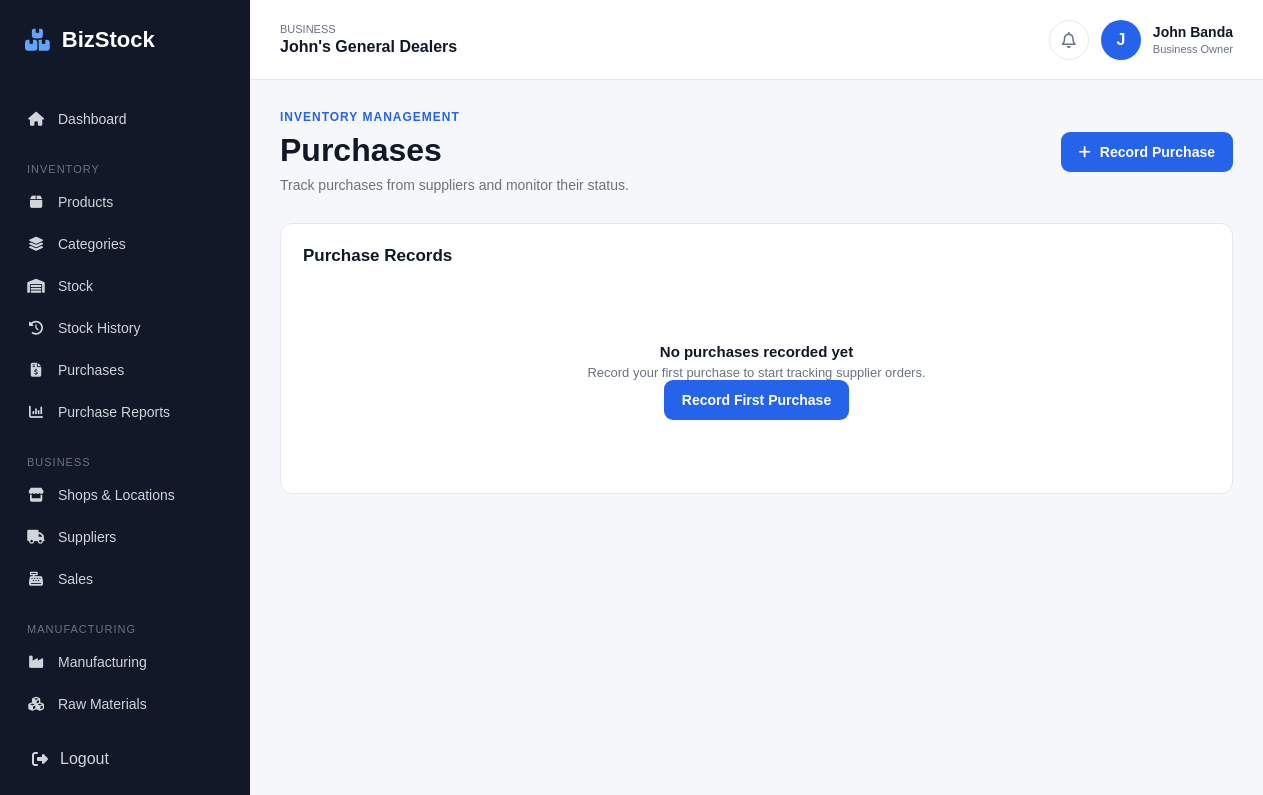
Before: /inventory/purchases/ (signed in) with the older database file.
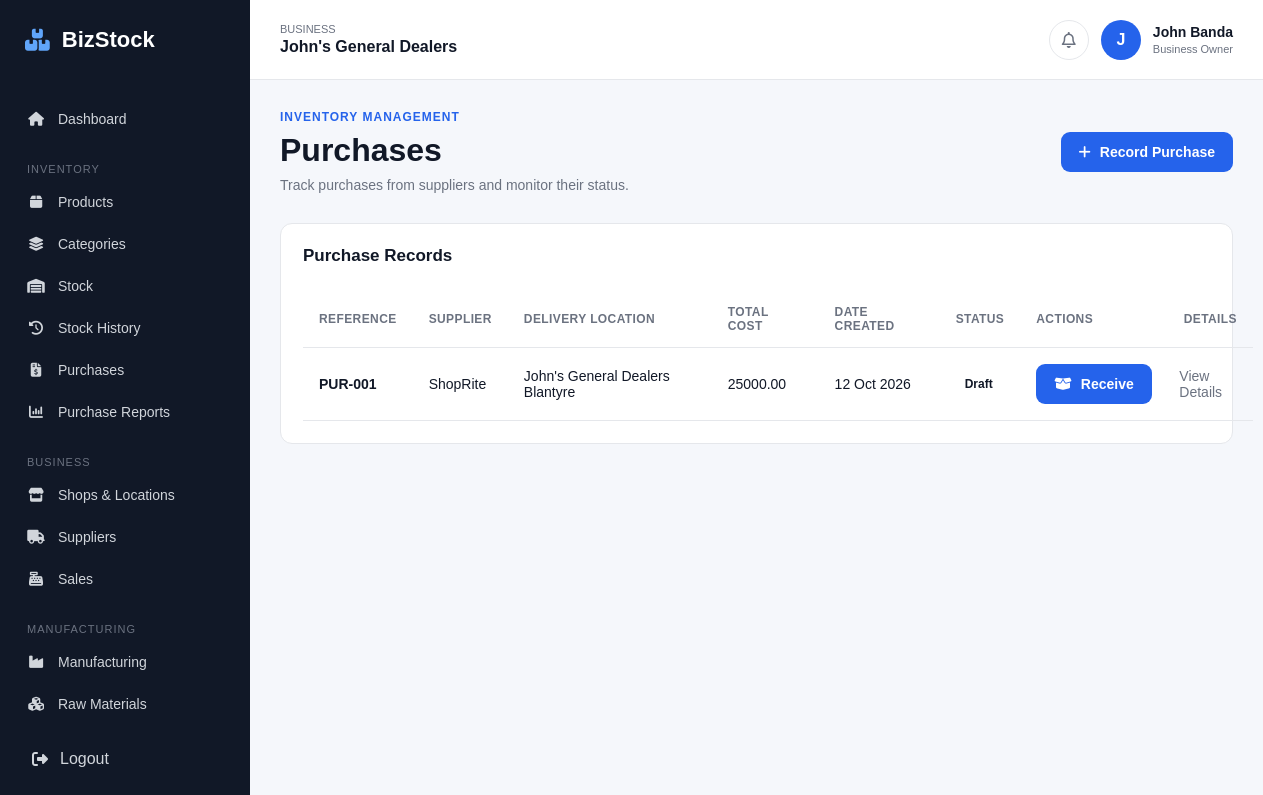
After: the same page with the newer database file.
### inventory/models.py (models this page shows, shortened)
class Purchase(models.Model):
    STATUS_CHOICES = [
        ('draft', 'Draft'),
        ('received', 'Received'),
        ('cancelled', 'Cancelled'),
    ]
    business = models.ForeignKey(
        Business,
        on_delete=models.CASCADE,
        related_name='purchases'
    )
    supplier = models.ForeignKey(
        Supplier,
        on_delete=models.PROTECT,
        related_name='purchases'
    )
    location = models.ForeignKey(
        'shops.Location',
        on_delete=models.PROTECT,
        related_name='purchases'
    )
    reference = models.CharField(
        max_length=100,
        blank=True
    )
    status = models.CharField(
        max_length=20,
        choices=STATUS_CHOICES,
        default='draft'
    )
    notes = models.TextField(blank=True)
    created_by = models.ForeignKey(
        settings.AUTH_USER_MODEL,
        on_delete=models.SET_NULL,
        null=True,
        blank=True
    )
    created_at = models.DateTimeField(
        auto_now_add=True
    )
    received_at = models.DateTimeField(
        null=True,
        blank=True
    )
    class Meta:
        ordering = ['-created_at']
    @property
    def total_cost(self):
        return sum(
            (item.line_total for item in self.items.all()),
            start=Decimal('0.00')
        )

class Supplier(models.Model):
    business = models.ForeignKey(
        Business,
        on_delete=models.CASCADE,
        related_name='suppliers'
    )
    name = models.CharField(max_length=200)
    contact_person = models.CharField(
        max_length=150,
        blank=True
    )
    email = models.EmailField(blank=True)
    phone = models.CharField(
        max_length=30,
        blank=True
    )
    address = models.TextField(blank=True)
    notes = models.TextField(blank=True)
    is_active = models.BooleanField(default=True)
    created_at = models.DateTimeField(
        auto_now_add=True
    )
    class Meta:
        ordering = ['name']

class PurchaseItem(models.Model):
    purchase = models.ForeignKey(
        Purchase,
        on_delete=models.CASCADE,
        related_name='items'
    )
    product = models.ForeignKey(
        Product,
        on_delete=models.PROTECT,
        related_name='purchase_items'
    )
    quantity = models.DecimalField(
        max_digits=12,
        decimal_places=2,
        validators=[MinValueValidator(0.01)]
    )
    unit_cost = models.DecimalField(
        max_digits=12,
        decimal_places=2,
        validators=[MinValueValidator(0)]
    )
    @property
    def line_total(self):
        return self.quantity * self.unit_cost

### shops/models.py (models this page shows, shortened)
class Location(models.Model):
    LOCATION_TYPES = [
        ('factory', 'Factory'),
        ('shop', 'Shop'),
    ]
    business = models.ForeignKey(
        Business,
        on_delete=models.CASCADE,
        related_name='locations'
    )
    name = models.CharField(
        max_length=150
    )
    location_type = models.CharField(
        max_length=20,
        choices=LOCATION_TYPES
    )
    address = models.TextField(
        blank=True
    )
    phone = models.CharField(
        max_length=30,
        blank=True
    )
    is_active = models.BooleanField(
        default=True
    )
    created_at = models.DateTimeField(
        auto_now_add=True
    )
    class Meta:
        ordering = ['name']

### inventory/views.py (the view)
# urls.py: path('purchases/', views.purchase_list, name='purchase_list'),
@login_required
def purchase_list(request):
    business = request.user.userprofile.business
    purchases = (
        Purchase.objects
        .filter(business=business)
        .select_related('supplier', 'location')
        .prefetch_related('items__product')
        .order_by('-created_at')
    )
    return render(
        request,
        'inventory/purchase_list.html',
        {
            'purchases': purchases,
        },
    )

### templates/inventory/purchase_list.html (shortened to what this page needs)
{% extends 'base.html' %}
{% block content %}
<div class="page-header">
    <div>
        <p class="page-label">INVENTORY MANAGEMENT</p>
        <h1>Purchases</h1>
        <p class="page-description">
            Track purchases from suppliers and monitor their status.
        </p>
    </div>
    <a href="{% url 'purchase_create' %}" class="primary-button">
        <i class="fa-solid fa-plus"></i>
        Record Purchase
    </a>
</div>
<div class="dashboard-panel">
    <div class="panel-header">
        <h2>Purchase Records</h2>
    </div>
    {% if purchases %}
        <div class="table-responsive">
            <table class="data-table">
                <thead>
                    <tr>
                        <th>Reference</th>
                        <th>Supplier</th>
                        <th>Delivery Location</th>
                        <th>Total Cost</th>
                        <th>Date Created</th>
                        <th>Status</th>
                        <th>Actions</th>
                        <th>Details</th>
                    </tr>
                </thead>
                <tbody>
                    {% for purchase in purchases %}
                        <tr>
                            <td>
                                <strong>
                                    {{ purchase.reference|default:"PUR-" }}{% if not purchase.reference %}{{ purchase.pk }}{% endif %}
                                </strong>
                            </td>
                            <td>{{ purchase.supplier.name }}</td>
                            <td>{{ purchase.location.name }}</td>
                            <td>
                                {{ purchase.total_cost|floatformat:2 }}
                            </td>
                            <td>
                                {{ purchase.created_at|date:"d M Y" }}
                            </td>
                            <td>
                                <span class="status-badge {% if purchase.status == 'received' %}active{% elif purchase.status == 'cancelled' %}inactive{% endif %}">
                                    {{ purchase.get_status_display }}
                                </span>
                            </td>
                            <td>
                                {% if purchase.status == 'draft' %}
                                    <form method="post"
                                        action="{% url 'purchase_receive' purchase.id %}"
                                        onsubmit="return confirm('Receive this purchase and update stock?');">
                                        <button type="submit" class="primary-button">
                                            <i class="fa-solid fa-box-open"></i>
                                            Receive
                                        </button>
                                    </form>
                                {% elif purchase.status == 'received' %}
                                    <span class="status-badge active">Received</span>
                                {% else %}
                                    <span class="status-badge inactive">Cancelled</span>
                                {% endif %}
                            </td>
                            <td>
                                <a href="{% url 'purchase_detail' purchase.id %}" class="table-action">
                                    View Details
                                </a>
                            </td>
                        </tr>
                    {% endfor %}
                </tbody>
            </table>
        </div>
    {% else %}
        <div class="empty-state">
            <h3>No purchases recorded yet</h3>
            <p>Record your first purchase to start tracking supplier orders.</p>
            <a href="{% url 'purchase_create' %}" class="primary-button">
                Record First Purchase
            </a>
        </div>
    {% endif %}
</div>
{% endblock %}

Changed rows visible on the page:
added Purchase: reference "PUR-001", supplier.name "ShopRite", location.name "John's General Dealers Blantyre", total_cost "25000.00", created_at "12 Oct 2026", status "Draft", shows "Receive"
Other visible differences:
text no longer shown: "No purchases recorded yet Record your first purchase to start tracking supplier orders. Record First Purchase"
text now shown: "REFERENCE SUPPLIER DELIVERY LOCATION TOTAL COST DATE CREATED STATUS ACTIONS DETAILS"
